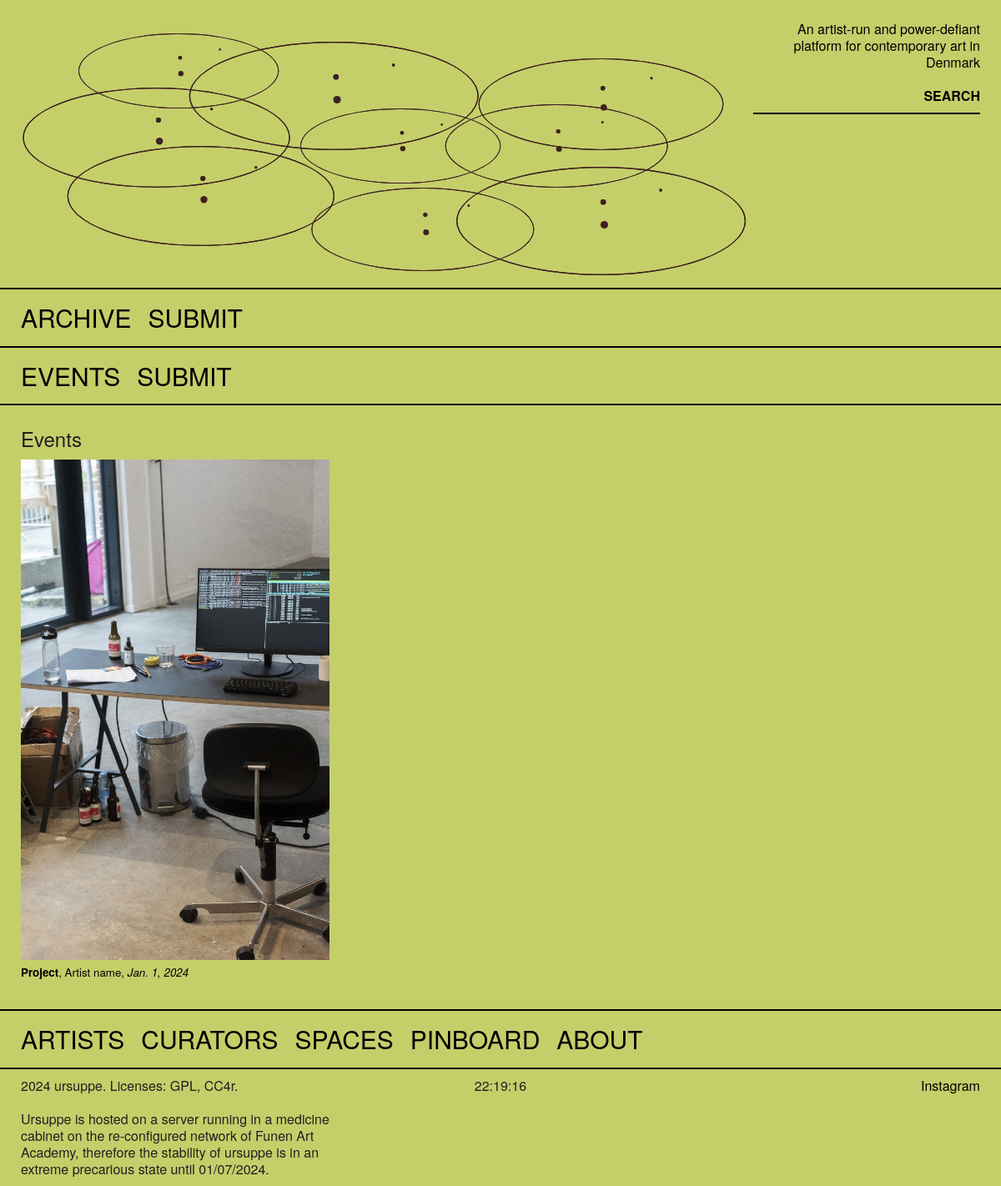
Screenshot of /events/ with the database file from the repository.
### ps_calendar/models.py (models this page shows, shortened)
class CalendarSubmission(models.Model):
    project_title = models.CharField(
        max_length=255, verbose_name="Title", help_text="Required *", blank=False
    )
    subtitle = models.CharField(
        max_length=255, verbose_name="Subtitle", blank=True
    )
    artists = models.CharField(
        max_length=255, verbose_name="Artist(s)", help_text="Required *", blank=False
    )
    curators = models.CharField(
        max_length=255, verbose_name="Curator(s)", help_text="Required *", blank=False
    )
    location = models.CharField(
        max_length=255, verbose_name="Location", help_text="Required *", blank=False
    )
    link_to_location = models.URLField(verbose_name="Link to Location", blank=True)
    location_address = models.TextField(
        verbose_name="Location Address", help_text="Required *<br/><br/>Format:<br/>[street name] [street number], [town/city], [postcode], Denmark<br/><br/>Example:<br/>Halmtorvet 11D, København V, 1700, Denmark", blank=False
    )
    exhibition_opening = models.DateField(
        verbose_name="Exhibition Opening", help_text="eg. 2024-01-01 Required *", blank=False
    )
    exhibition_end = models.DateField(
        verbose_name="Exhibition End",  help_text="eg. 2024-01-02 Required *", blank=False
    )
    description = models.TextField(
        verbose_name="Text/Description/Press Release", help_text="Required *", blank=False
    )
    social_media_info = models.TextField(verbose_name="Social Media Info", blank=True)
    email = models.EmailField(
        verbose_name="E-mail",
        help_text="Required",
        validators=[EmailValidator(message="Enter a valid email address.")],
        blank=False,
    )
    consent_to_collect_info = models.BooleanField(
        verbose_name="Do you consent to having collected the submitted names, information, and e-mail?",
        help_text="Required *",
        choices=[(True, "Yes"), (False, "No")],
    )
    published = models.BooleanField(default=False, help_text='Check this box to publish')
    highlight = models.BooleanField(default=False, help_text='Check this box to highlight')
    slug = models.SlugField(max_length=255, unique=False, blank=True)

class CalendarImages(models.Model):
    calendar = models.ForeignKey(
        CalendarSubmission, on_delete=models.CASCADE, related_name="images"
    )
    image = models.ImageField(
        upload_to=get_image_filename,
        verbose_name="Event Image",
        validators=[validate_image_size, validate_image_extension]
    )
    caption = models.CharField(max_length=255, verbose_name='Image Caption', help_text='')

### ps_calendar/views.py (the view)
# urls.py: path('', event_list, name='event_list'),
def event_list(request):
    event_submissions = CalendarSubmission.objects.filter(published=True)
    return render(request, 'event_submission_list.html', {'event_submissions': event_submissions})

### ps_calendar/templates/event_submission_list.html (shortened to what this page needs)
{% extends "base.html" %}
{% load static %}
{% block content %}
<div class="col-12">
    <h3>Events</h3>
</div>
{% for submission in event_submissions %}
<div class="col-4">
<a href="">
    <div class="image-container-list">
        <img class="submission-image-list" src="{{ submission.images.all.0.image.url }}" alt="{{ submission.images.all.0.image.caption }}">
    </div>
    <small>
        <b>{{ submission.project_title }}</b>, {{ submission.artists }}, <i>{{ submission.exhibition_opening }}</i>
    </small>
</a>
</div>
{% endfor %}
{% endblock content %}

### primordialsoup/static/css/chota.css (style rules this page uses)
:root { --bg-color:#fff;--bg-secondary-color:#f3f3f6;--color-primary:#14854f;--color-lightGrey:#d2d6dd;--color-grey:#747681;--color-darkGrey:#3f4144;--color-error:#d43939;--color-success:#28bd14;--grid-maxWidth:120rem;--grid-gutter:2rem;--font-size:1.6rem;--font-color:#333;--font-family-sans:-apple-system,"BlinkMacSystemFont","Avenir","Avenir Next","Segoe UI","Roboto","Oxygen","Ubuntu","Cantarell","Fira Sans","Droid Sans","Helvetica Neue",sans-serif;--font-family-mono:monaco,"Consolas","Lucida Console",monospace }
html { -webkit-text-size-adjust:100%;-moz-text-size-adjust:100%;-ms-text-size-adjust:100%;text-size-adjust:100%;-webkit-box-sizing:border-box;box-sizing:border-box;font-size:62.5%;line-height:1.15 }
*,:after,:before { -webkit-box-sizing:inherit;box-sizing:inherit }
body { background-color:var(--bg-color);color:var(--font-color);font-family:Segoe UI,Helvetica Neue,sans-serif;font-family:var(--font-family-sans);font-size:var(--font-size);line-height:1.6;margin:0;padding:0 }
h1,h2,h3,h4,h5,h6 { font-weight:500;margin:.35em 0 .7em }
h3 { font-size:1.5em }
a { color:var(--color-primary);text-decoration:none }
img { max-width:100% }
.col,[class*=" col-"],[class^=col-] { margin:0 calc(var(--grid-gutter)/2) calc(var(--grid-gutter)/2) }
.col-3,.col-4 { -webkit-box-flex:0 }
.col-4 { -ms-flex:0 0 calc(33.33333% - var(--grid-gutter));flex:0 0 calc(33.33333% - var(--grid-gutter));max-width:calc(33.33333% - var(--grid-gutter)) }
.col-11,.col-12 { -webkit-box-flex:0 }
.col-12 { -ms-flex:0 0 calc(100% - var(--grid-gutter));flex:0 0 calc(100% - var(--grid-gutter));max-width:calc(100% - var(--grid-gutter)) }
::placeholder { color:#bdbfc4 }

### primordialsoup/static/css/primordialsoup.css (style rules this page uses)
:root { --bg-color: #c4cf6a; --bg-secondary-color: #f3f3f6; --color-primary: black; --color-secondary: green; --color-lightGrey: black; --color-grey: #747681; --color-darkGrey: #3f4144; --color-error: #d43939; --color-success: #000; --grid-maxWidth: 120rem; --grid-gutter: 2rem; --font-size: 1.6rem; --font-color: #333333; --font-family-sans: sans-serif; --font-family-mono: monaco, "Consolas", "Lucida Console", monospace; }
html { box-sizing: border-box; }
body { width: 100%; min-height: 100vh; margin: 0 0; padding: 0 0; color: #231f20; font-family: 'Helvetica Neue', 'Segoe UI', Arial, sans-serif; line-height: 1.25; }
*, *:before, *:after { box-sizing: inherit; }
h1, h2, h3, h4, h5, p, ul { padding: 0; margin: 0; font-weight: 400; }
a { color: #000; }
img.submission-image-list { width: 100%; height: 60rem; object-fit: cover; object-position: center center; }

### rows the page displays
CalendarSubmission: images.all.0.image (picture), project_title "Project", artists "Artist name", exhibition_opening "Jan. 1, 2024"
